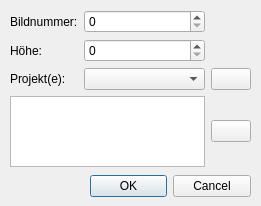
<?xml version="1.0" encoding="UTF-8"?>
<ui version="4.0">
 <class>Dialog</class>
 <widget class="QDialog" name="Dialog">
  <property name="geometry">
   <rect>
    <x>0</x>
    <y>0</y>
    <width>261</width>
    <height>206</height>
   </rect>
  </property>
  <property name="windowTitle">
   <string>Dialog</string>
  </property>
  <widget class="QDialogButtonBox" name="buttonBox">
   <property name="geometry">
    <rect>
     <x>90</x>
     <y>170</y>
     <width>161</width>
     <height>32</height>
    </rect>
   </property>
   <property name="orientation">
    <enum>Qt::Horizontal</enum>
   </property>
   <property name="standardButtons">
    <set>QDialogButtonBox::Cancel|QDialogButtonBox::Ok</set>
   </property>
  </widget>
  <widget class="QWidget" name="gridLayoutWidget_2">
   <property name="geometry">
    <rect>
     <x>10</x>
     <y>10</y>
     <width>241</width>
     <height>157</height>
    </rect>
   </property>
   <layout class="QGridLayout" name="gridLayout_2">
    <item row="3" column="1" colspan="2">
     <widget class="QComboBox" name="comboBox"/>
    </item>
    <item row="0" column="0">
     <widget class="QLabel" name="label_2">
      <property name="text">
       <string>Bildnummer:</string>
      </property>
     </widget>
    </item>
    <item row="1" column="0">
     <widget class="QLabel" name="label_6">
      <property name="text">
       <string>Höhe:</string>
      </property>
     </widget>
    </item>
    <item row="3" column="0">
     <widget class="QLabel" name="label_7">
      <property name="text">
       <string>Projekt(e):</string>
      </property>
     </widget>
    </item>
    <item row="0" column="1" colspan="2">
     <widget class="QSpinBox" name="spinBox">
      <property name="maximum">
       <number>9999</number>
      </property>
     </widget>
    </item>
    <item row="1" column="1" colspan="2">
     <widget class="QSpinBox" name="spinBox_2">
      <property name="maximum">
       <number>9999</number>
      </property>
     </widget>
    </item>
    <item row="3" column="3">
     <widget class="QPushButton" name="pushButton_6">
      <property name="text">
       <string/>
      </property>
      <property name="icon">
       <iconset resource="resource.qrc">
        <normaloff>:/plugins/APIS/icons/add.png</normaloff>:/plugins/APIS/icons/add.png</iconset>
      </property>
     </widget>
    </item>
    <item row="4" column="3">
     <widget class="QPushButton" name="pushButton_7">
      <property name="text">
       <string/>
      </property>
      <property name="icon">
       <iconset resource="resource.qrc">
        <normaloff>:/plugins/APIS/icons/remove.png</normaloff>:/plugins/APIS/icons/remove.png</iconset>
      </property>
     </widget>
    </item>
    <item row="4" column="0" colspan="3">
     <widget class="QListWidget" name="listWidget"/>
    </item>
   </layout>
  </widget>
 </widget>
 <resources>
  <include location="resource.qrc"/>
 </resources>
 <connections>
  <connection>
   <sender>buttonBox</sender>
   <signal>accepted()</signal>
   <receiver>Dialog</receiver>
   <slot>accept()</slot>
   <hints>
    <hint type="sourcelabel">
     <x>248</x>
     <y>254</y>
    </hint>
    <hint type="destinationlabel">
     <x>157</x>
     <y>274</y>
    </hint>
   </hints>
  </connection>
  <connection>
   <sender>buttonBox</sender>
   <signal>rejected()</signal>
   <receiver>Dialog</receiver>
   <slot>reject()</slot>
   <hints>
    <hint type="sourcelabel">
     <x>316</x>
     <y>260</y>
    </hint>
    <hint type="destinationlabel">
     <x>286</x>
     <y>274</y>
    </hint>
   </hints>
  </connection>
 </connections>
</ui>
